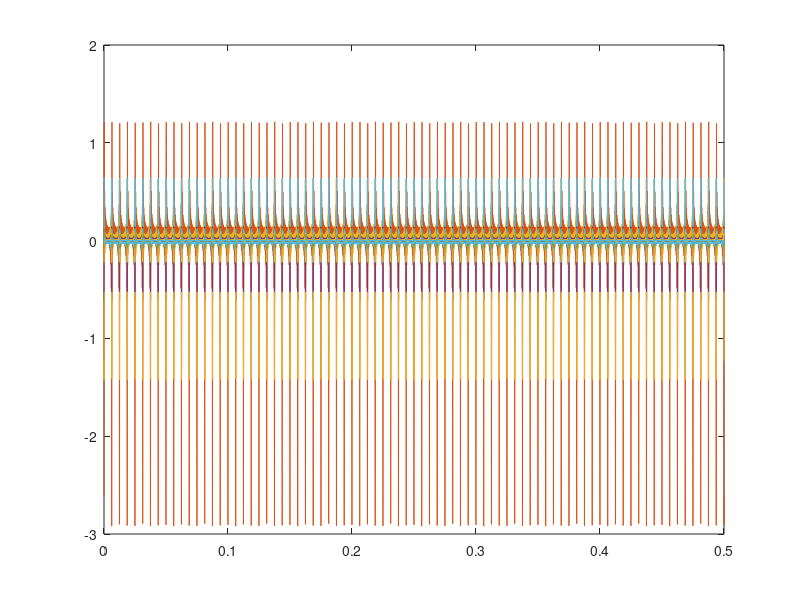

Recreate this plot in MATLAB.
clear all, close all

load coeficientes.mat
N=20;
f0= 160;%Hz
%fk= k*f0;%Hz

a0=0;
fs =44100; %Hz 
t=(0:1/fs:0.5)';


for i=1:5
    a=A(i,:);
    b=B(i,:);

    x=a0;
    for k= 1:20
        x= x + a.*cos(2*pi*(k*f0)*t) + b.*sin(2*pi*(k*f0)*t);
        plot(t,x )
        %sound(x(:,k), fs)
    end
    
end
   
w=tukeywin(length(x)); 
x=x.*w;
for k= 1:20
    sound(x(:,k), fs)
    pause(0.5)
end
